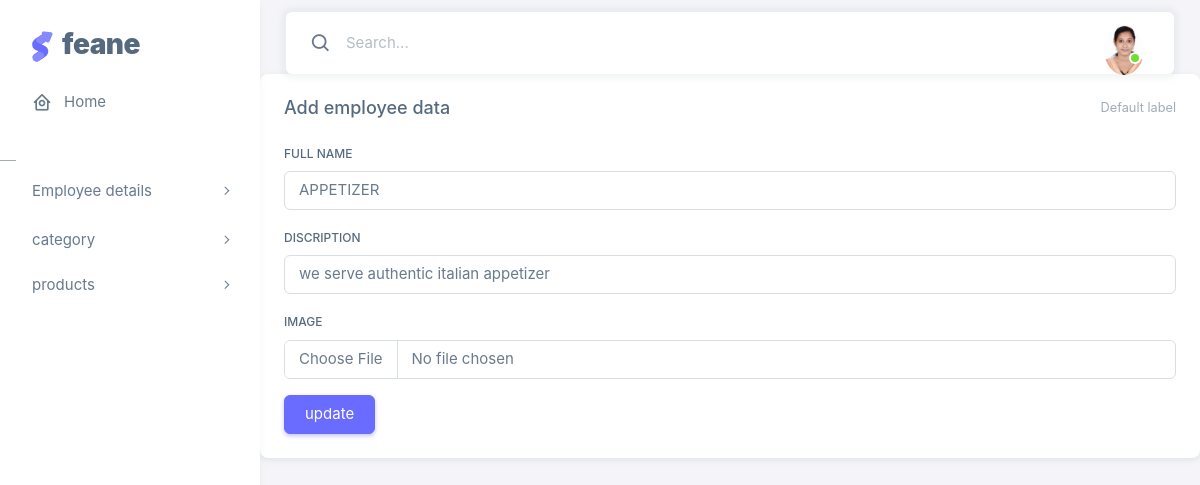
Screenshot of /myapp/editcate/14/ with the database file from the repository.
### myapp/models.py (models this page shows)
class categorydb(models.Model):
    category_name= models.CharField(max_length=30, null=True, blank=True)
    discription= models.CharField(max_length=30, null=True, blank=True)
    image= models.ImageField(upload_to="profile", null=True, blank=True)

### myapp/views.py (the view)
# urls.py: path('editcate/<int:dataid>/',views.editcate,name="editcate"),
def editcate(request,dataid):
    data = categorydb.objects.get(id=dataid)
    print(data)
    return render(request, "edit_cate.html", {'data': data})

### myapp/templates/edit_cate.html (shortened to what this page needs)
<!DOCTYPE html>
{% extends 'index.html' %}
{% block content %}
<html lang="en">
<head>
</head>
<body>
<div class="col-xl">
                  <div class="card mb-4">
                    <div class="card-header d-flex justify-content-between align-items-center">
                      <h5 class="mb-0">Add employee data</h5>
                      <small class="text-muted float-end">Default label</small>
                    </div>
                    <div class="card-body">
                      <form method="post" action="{% url 'updatecate' dataid=data.id %}" enctype="multipart/form-data">
                        <div class="mb-3">
                          <label class="form-label" for="basic-default-fullname">Full Name</label>
                          <input type="text" class="form-control" id="basic-default-fullname" name="name"  value="{{data.category_name}}">
                        </div>
                        <div class="mb-3">
                          <label class="form-label" for="basic-default-company">Discription</label>
                          <input type="text" class="form-control" id="basic-default-company" name="discription" value="{{data.discription}}" >
                        </div>
                        <div class="mb-3">
                          <label class="form-label" for="basic-default-message">Image</label>
                          <input type="file" id="basic-default-phone" class="form-control phone-mask" name="image" value="{{data.image}}">
                        </div>
                        <button type="submit" class="btn btn-primary">update</button>
                      </form>
                    </div>
                  </div>
                </div>
</body>
</html>
{% endblock %}

### rows the page displays
categorydb: name "APPETIZER", discription "we serve authentic italian appetizer"
